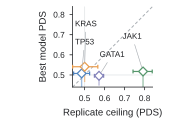

Generate this figure with Python:
"""Fig. 5c — phase map using ceiling CI and the full 18-head model range."""
from __future__ import annotations

W_MM, H_MM = 48.0, 31.0

import fig5_common as S


def main() -> None:
    S.apply_style()
    oracle = S.read_csv("oracle_ceiling.csv").query("scope != 'ALL'").set_index("scope")
    heads = S.per_gene_head_means()

    fig, ax = S.panel(W_MM, H_MM)
    fig.subplots_adjust(left=0.235, right=0.965, bottom=0.29, top=0.95)

    lo, hi = 0.44, 0.84
    ax.plot([lo, hi], [lo, hi], color=S.MID_GREY, lw=0.7,
            ls=(0, (3.2, 2.2)), zorder=0)
    ax.axvline(0.5, color=S.LIGHT_GREY, lw=0.6, zorder=0)
    ax.axhline(0.5, color=S.LIGHT_GREY, lw=0.6, zorder=0)

    # Every gene sits below the diagonal, so the upper-left half of the panel is
    # empty. Labels go there with short leaders rather than beside their markers:
    # TP53 and KRAS have nearly the same ceiling, so adjacent labels collided and
    # TP53's ran off the left edge of a 48 mm panel.
    label_anchors = {
        "TP53": (0.452, 0.662, "left"),
        "KRAS": (0.452, 0.752, "left"),
        "GATA1": (0.575, 0.600, "left"),
        "JAK1": (0.690, 0.690, "left"),
    }
    for gene in S.GENE_ORDER:
        row = oracle.loc[gene]
        values = heads.loc[heads["gene"] == gene, "PDS_cos"].to_numpy()
        x = float(row["PDS_oracle"])
        y = float(values.max())
        color = S.GENE_COLORS[gene]
        ax.plot([x, x], [float(values.min()), float(values.max())],
                color=color, lw=1.0, alpha=0.55, zorder=2)
        ax.errorbar(
            [x], [y],
            xerr=[[x - float(row["ci_lo"])], [float(row["ci_hi"]) - x]],
            fmt="D", markersize=4.5, color=color, markerfacecolor="white",
            markeredgecolor=color, markeredgewidth=0.9, ecolor=color,
            elinewidth=0.85, capsize=1.4, zorder=5,
        )
        lx, ly, ha = label_anchors[gene]
        ax.annotate(
            gene, xy=(x, y), xytext=(lx, ly), fontsize=5.8, color=S.INK,
            ha=ha, va="center", zorder=6,
            arrowprops=dict(arrowstyle="-", lw=0.45, color=S.MID_GREY,
                            shrinkA=1.0, shrinkB=3.0),
        )


    ax.set_xlim(lo, hi)
    ax.set_ylim(lo, hi)
    ax.set_aspect("equal", adjustable="box")
    ax.set_xticks([0.5, 0.6, 0.7, 0.8])
    ax.set_yticks([0.5, 0.6, 0.7, 0.8])
    # "native depth" is stated in the caption; at 48 mm the full label was 43 mm
    # of text on a 36 mm axis and ran off the panel.
    ax.set_xlabel("Replicate ceiling (PDS)")
    ax.set_ylabel("Best model PDS")
    S.despine(ax)

    S.save(fig, "fig5c_phase_map")


if __name__ == "__main__":
    main()
